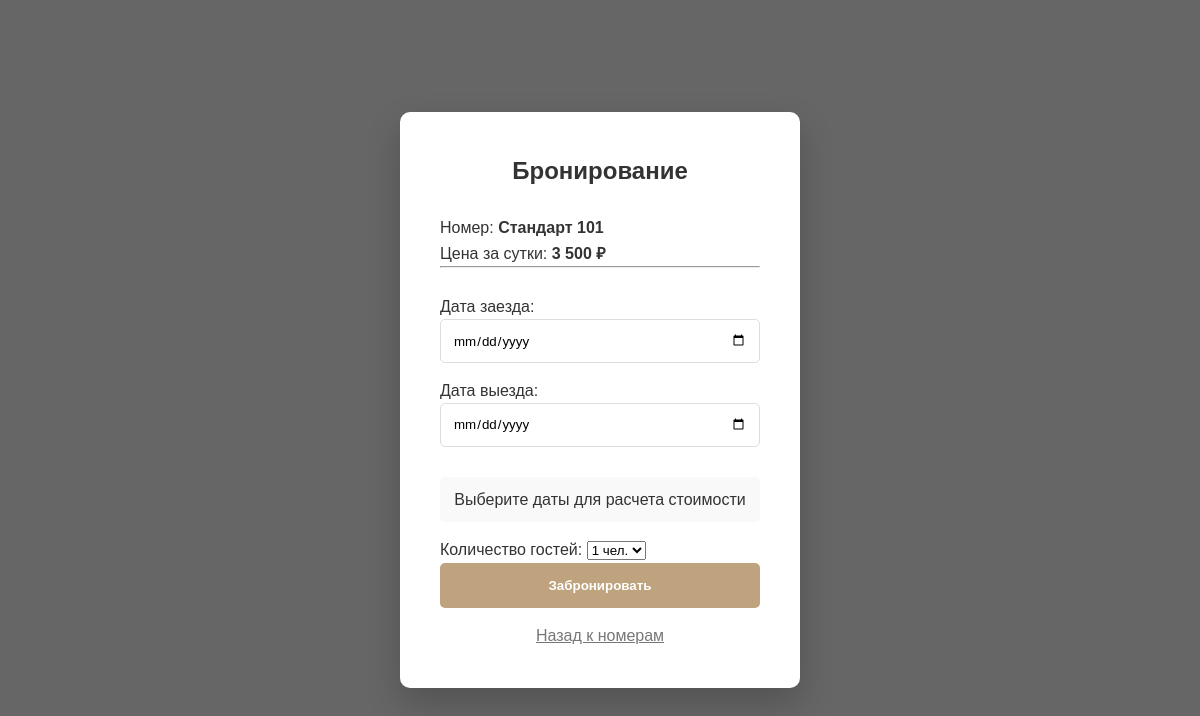
/book.php?room_id=1 (signed in), run on an earlier commit of the app's database.
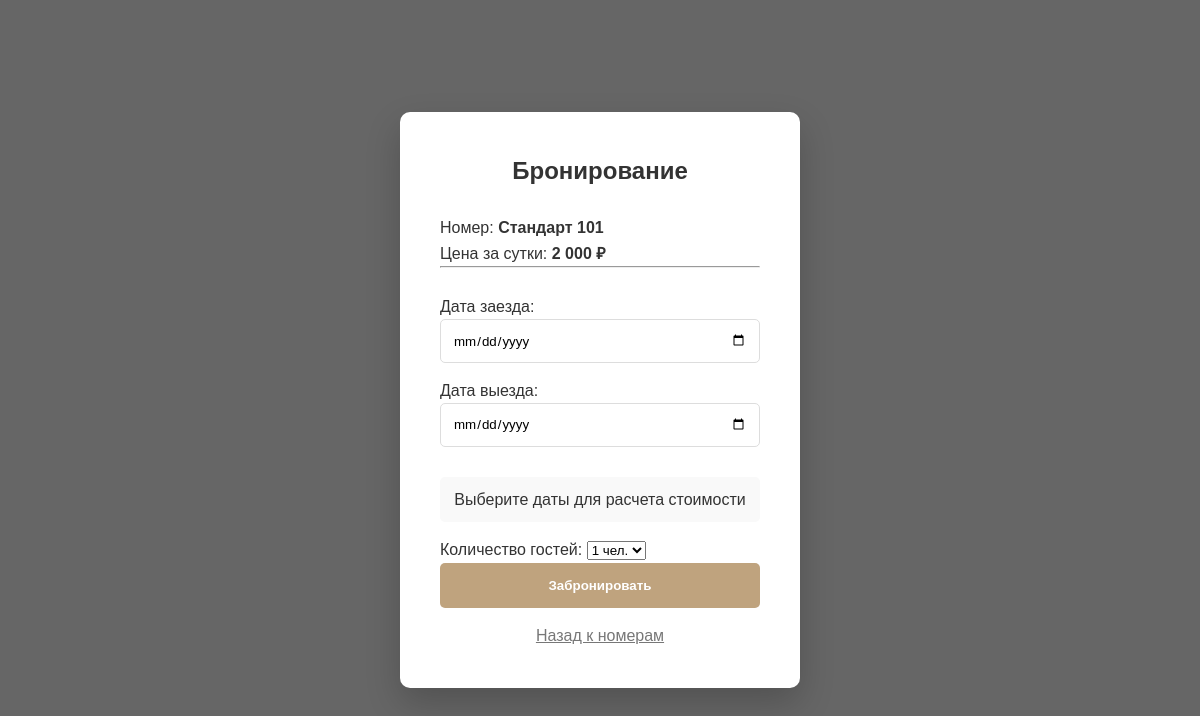
And on a later commit of the database.
### tables this page shows
CREATE TABLE IF NOT EXISTS `rooms` (
  `id` int(11) NOT NULL AUTO_INCREMENT,
  `name` varchar(100) DEFAULT NULL,
  `price` decimal(10,2) DEFAULT NULL,
  `status` enum('active','repair') DEFAULT 'active',
  `description` text DEFAULT NULL,
  `max_guests` int(11) DEFAULT 2,
  `image_url` varchar(255) DEFAULT NULL,
  PRIMARY KEY (`id`)
);

### book.php (the view, shortened to what this page needs)
<?php
require_once 'db.php';
$room_id = $_GET['room_id'];
$stmt = $pdo->prepare("SELECT * FROM rooms WHERE id = ?");
$stmt->execute([$room_id]);
$room = $stmt->fetch();
$error = ''; $success = '';
?>
<!DOCTYPE html>
<html lang="ru">
<head>
    <link rel="stylesheet" href="style/main.css">
</head>
<body class="auth-body">
    <div class="auth-container">
        <form method="POST" class="auth-form">
            <h2>Бронирование</h2>
            <?php if($success): ?>
                <p style="color:green; text-align:center; font-weight:600;"><?= $success ?></p>
                <a href="profile.php" class="btn-main" style="display:block; text-align:center; text-decoration:none;">В профиль</a>
            <?php else: ?>
                <p>Номер: <strong><?= $room['name'] ?></strong></p>
                <p>Цена за сутки: <strong><?= number_format($room['price'], 0, '', ' ') ?> ₽</strong></p>
                <hr><br>
                <label>Дата заезда:</label>
                <input type="date" id="check_in" name="check_in" min="<?= date('Y-m-d') ?>" required onchange="calculateTotal()">
                <label>Дата выезда:</label>
                <input type="date" id="check_out" name="check_out" min="<?= date('Y-m-d', strtotime('+1 day')) ?>" required onchange="calculateTotal()">
                <div id="total_display" style="margin: 15px 0; padding: 10px; background: #f9f9f9; border-radius: 5px; text-align: center;">
                    Выберите даты для расчета стоимости
                </div>
                <label>Количество гостей:</label>
                <select name="guests">
                    <?php for($i=1; $i<=$room['max_guests']; $i++): ?>
                        <option value="<?= $i ?>"><?= $i ?> чел.</option>
                    <?php endfor; ?>
                </select>
                <button type="submit" class="btn-main">Забронировать</button>
                <a href="rooms.php" style="display:block; text-align:center; margin-top:15px; color:#777;">Назад к номерам</a>
            <?php endif; ?>
        </form>
    </div>
</body>
</html>

What changed in the data, as far as the page shows it:
changed rooms "Стандарт 101": price "3 500" → "2 000"
